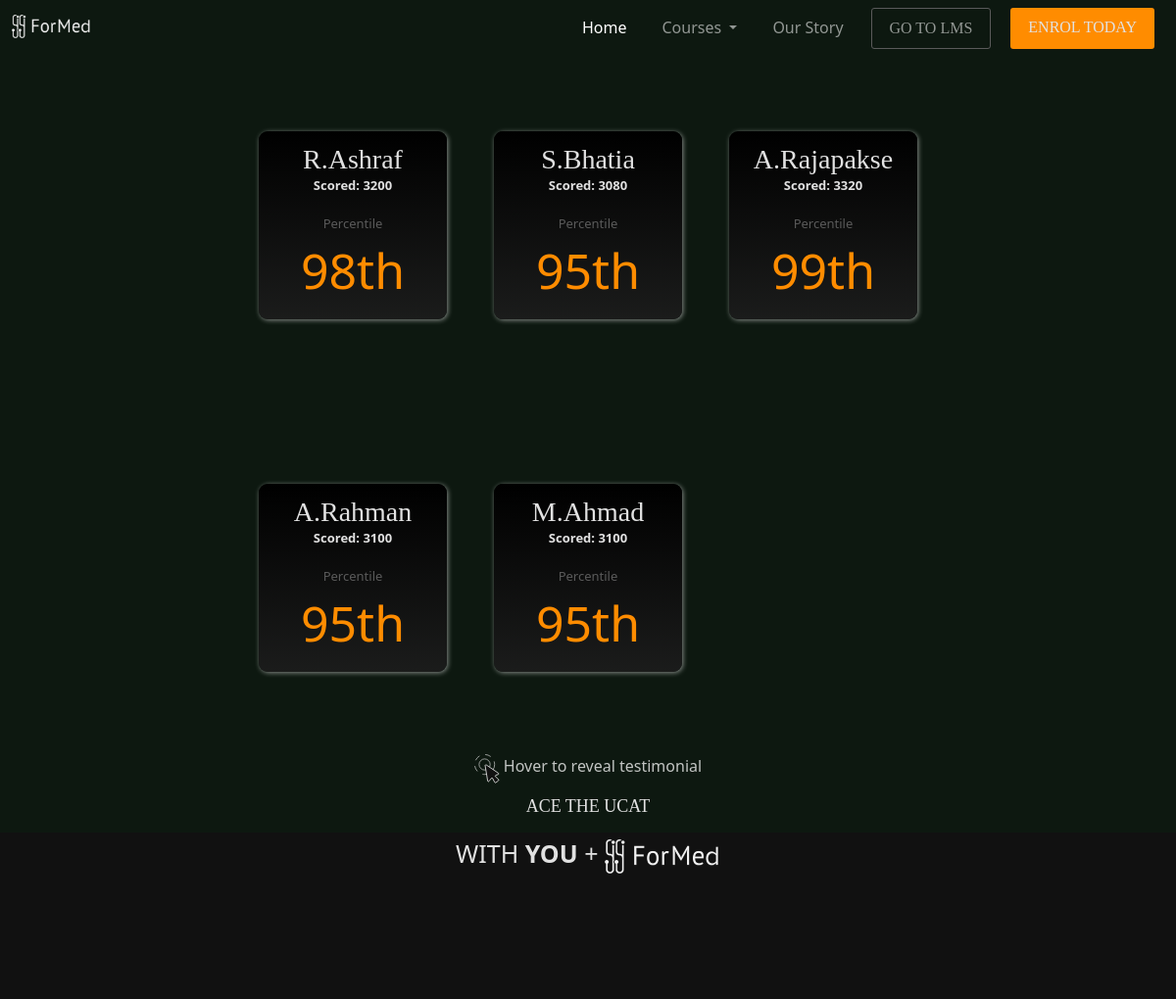
The page /ucat-course-updated/ (upper part) on the database as committed earlier.
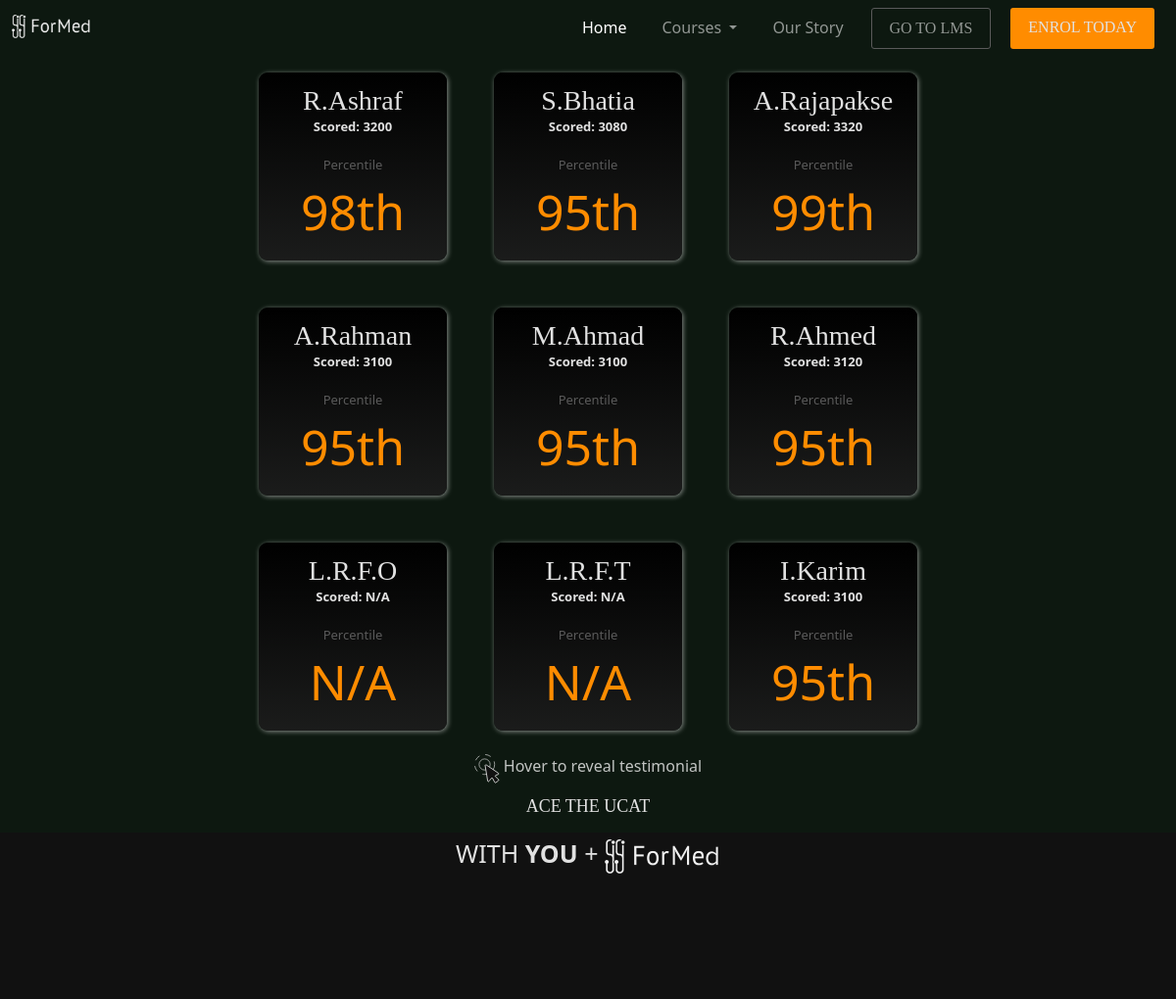
The same page on the database as committed later.
### frontend/models.py (models this page shows, shortened)
class successfulStudent(models.Model):
    university = models.CharField(max_length = 100, choices = UNI_CHOICES)
    name = models.CharField(max_length=100)
    score = models.CharField(max_length=100)
    percentile = models.CharField(max_length=100)
    banner = models.BooleanField(default=False)

### frontend/views.py (the view)
# urls.py: path('ucat-course-updated/', ucat_course_updated_view, name='ucat-course-page-updated'),
def ucat_course_updated_view(request):
    context = {
        'successfulStudents':successfulStudent.objects.all(),
    }
    return render(request, 'course-page-2/ucat-sell.html', context)

### templates/course-page-2/ucat-sell.html (shortened to what the changed rows need)
{% extends 'base-updated-course-page.html' %}
{% load static %}
    {% block head %}
    <link rel="stylesheet" href="https://cdnjs.cloudflare.com/ajax/libs/font-awesome/6.4.2/css/all.min.css" />
    <link
      rel="stylesheet"
      type="text/css"
      href="{% static 'course-page-updated/css/ucat-sell/ucat-sell.css' %}"
    />
    <link
      rel="stylesheet"
      type="text/css"
      href="{% static 'course-page-updated/css/ucat-sell/click-graphic.css' %}"
    />
    <link
      rel="stylesheet"
      type="text/css"
      href="{% static 'course-page-updated/css/ucat-sell/modals.css' %}"
    />
    {% endblock %}
    {% block body %}
      <div class="ucat-sell">
        <div class="container">
          <div class="past-students row">
            {% for student in successfulStudents %}
              {% if student.banner %}
                {% if forloop.counter < 5 %}
                <div class="past-student-wrapper col-6 col-md-4">
                  <div class="past-student">
                    <div class="copy-container">
                      <h3 class="name mtg-fnt">{{student.name}}</h3>
                      <p class="score">Scored: {{student.score}}</p>
                      <p class="percentile-label">Percentile</p>
                      <p class="percentile-numeral">{{student.percentile}}</p>
                    </div>
                  </div>
                </div>
                {% else %}
                <div class="past-student-wrapper d-none d-md-block col-md-4">
                  <div class="past-student">
                    <div class="copy-container">
                      <h3 class="name mtg-fnt">{{student.name}}</h3>
                      <p class="score">Scored: {{student.score}}</p>
                      <p class="percentile-label">Percentile</p>
                      <p class="percentile-numeral">{{student.percentile}}</p>
                    </div>
                  </div>
                </div>
                {% endif %}
              {% endif %}
					  {% endfor %}
          </div>
        </div>
      </div>
      {% endblock %}

Rows that differ between the two databases and show on the page:
now on this page (row edited): successfulStudent: name "R.Ahmed", score "3120", percentile "95th"
now on this page (row edited): successfulStudent: name "L.R.F.O", score "N/A", percentile "N/A"
now on this page (row edited): successfulStudent: name "L.R.F.T", score "N/A", percentile "N/A"
now on this page (row edited): successfulStudent: name "I.Karim", score "3100", percentile "95th"
